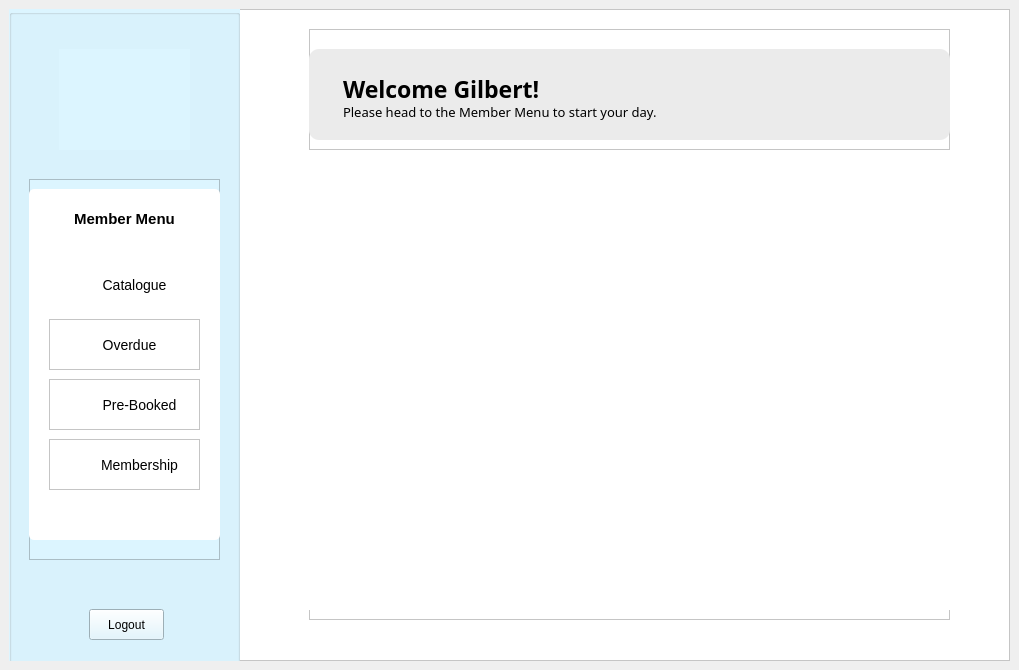
<?xml version="1.0" encoding="UTF-8"?>
<ui version="4.0">
 <class>MemberHome</class>
 <widget class="QMainWindow" name="MemberHome">
  <property name="geometry">
   <rect>
    <x>0</x>
    <y>0</y>
    <width>1019</width>
    <height>670</height>
   </rect>
  </property>
  <property name="windowTitle">
   <string>MainWindow</string>
  </property>
  <widget class="QWidget" name="centralwidget">
   <layout class="QVBoxLayout" name="verticalLayout">
    <item>
     <widget class="QFrame" name="frame">
      <property name="styleSheet">
       <string notr="true">background: white;</string>
      </property>
      <property name="frameShape">
       <enum>QFrame::StyledPanel</enum>
      </property>
      <property name="frameShadow">
       <enum>QFrame::Raised</enum>
      </property>
      <widget class="QGroupBox" name="menuPanel">
       <property name="geometry">
        <rect>
         <x>0</x>
         <y>0</y>
         <width>231</width>
         <height>671</height>
        </rect>
       </property>
       <property name="styleSheet">
        <string notr="true">background: rgb(220, 245, 255);</string>
       </property>
       <property name="title">
        <string/>
       </property>
       <widget class="QLabel" name="logo">
        <property name="geometry">
         <rect>
          <x>50</x>
          <y>40</y>
          <width>131</width>
          <height>101</height>
         </rect>
        </property>
        <property name="text">
         <string/>
        </property>
        <property name="pixmap">
         <pixmap resource="Resources.qrc">:/images/logo.png</pixmap>
        </property>
        <property name="scaledContents">
         <bool>true</bool>
        </property>
       </widget>
       <widget class="QPushButton" name="logout">
        <property name="geometry">
         <rect>
          <x>80</x>
          <y>600</y>
          <width>75</width>
          <height>31</height>
         </rect>
        </property>
        <property name="styleSheet">
         <string notr="true"/>
        </property>
        <property name="text">
         <string>Logout</string>
        </property>
       </widget>
       <widget class="QFrame" name="menu">
        <property name="geometry">
         <rect>
          <x>20</x>
          <y>170</y>
          <width>191</width>
          <height>381</height>
         </rect>
        </property>
        <property name="frameShape">
         <enum>QFrame::StyledPanel</enum>
        </property>
        <property name="frameShadow">
         <enum>QFrame::Raised</enum>
        </property>
        <widget class="QFrame" name="membership_1">
         <property name="geometry">
          <rect>
           <x>20</x>
           <y>260</y>
           <width>151</width>
           <height>51</height>
          </rect>
         </property>
         <property name="styleSheet">
          <string notr="true">background: white;</string>
         </property>
         <property name="frameShape">
          <enum>QFrame::StyledPanel</enum>
         </property>
         <property name="frameShadow">
          <enum>QFrame::Raised</enum>
         </property>
         <widget class="QLabel" name="label_9">
          <property name="geometry">
           <rect>
            <x>10</x>
            <y>10</y>
            <width>31</width>
            <height>31</height>
           </rect>
          </property>
          <property name="text">
           <string/>
          </property>
          <property name="pixmap">
           <pixmap resource="Resources.qrc">:/images/Icons/user.png</pixmap>
          </property>
          <property name="scaledContents">
           <bool>true</bool>
          </property>
         </widget>
         <widget class="QPushButton" name="membership_2">
          <property name="geometry">
           <rect>
            <x>50</x>
            <y>10</y>
            <width>81</width>
            <height>31</height>
           </rect>
          </property>
          <property name="styleSheet">
           <string notr="true">QPushButton {
background: transparent;
font-size: 14px;
border: none;
}

QPushButton:hover {
	color: rgb(124, 204, 241);
}</string>
          </property>
          <property name="text">
           <string>Membership</string>
          </property>
         </widget>
        </widget>
        <widget class="QFrame" name="catalogue_1">
         <property name="geometry">
          <rect>
           <x>20</x>
           <y>80</y>
           <width>151</width>
           <height>51</height>
          </rect>
         </property>
         <property name="styleSheet">
          <string notr="true">background: white;
border-radius: 5px;</string>
         </property>
         <property name="frameShape">
          <enum>QFrame::StyledPanel</enum>
         </property>
         <property name="frameShadow">
          <enum>QFrame::Raised</enum>
         </property>
         <widget class="QLabel" name="label_10">
          <property name="geometry">
           <rect>
            <x>10</x>
            <y>10</y>
            <width>31</width>
            <height>31</height>
           </rect>
          </property>
          <property name="text">
           <string/>
          </property>
          <property name="pixmap">
           <pixmap resource="Resources.qrc">:/images/Icons/books.png</pixmap>
          </property>
          <property name="scaledContents">
           <bool>true</bool>
          </property>
         </widget>
         <widget class="QPushButton" name="catalogue_2">
          <property name="geometry">
           <rect>
            <x>50</x>
            <y>10</y>
            <width>71</width>
            <height>31</height>
           </rect>
          </property>
          <property name="styleSheet">
           <string notr="true">QPushButton {
background: transparent;
font-size: 14px;
border: none;
}

QPushButton:hover {
	color: rgb(124, 204, 241);
}</string>
          </property>
          <property name="text">
           <string>Catalogue</string>
          </property>
          <property name="autoDefault">
           <bool>false</bool>
          </property>
         </widget>
        </widget>
        <widget class="QFrame" name="status_1">
         <property name="geometry">
          <rect>
           <x>20</x>
           <y>200</y>
           <width>151</width>
           <height>51</height>
          </rect>
         </property>
         <property name="styleSheet">
          <string notr="true">background: white;</string>
         </property>
         <property name="frameShape">
          <enum>QFrame::StyledPanel</enum>
         </property>
         <property name="frameShadow">
          <enum>QFrame::Raised</enum>
         </property>
         <widget class="QLabel" name="label_11">
          <property name="geometry">
           <rect>
            <x>10</x>
            <y>10</y>
            <width>31</width>
            <height>31</height>
           </rect>
          </property>
          <property name="text">
           <string/>
          </property>
          <property name="pixmap">
           <pixmap resource="Resources.qrc">:/images/Icons/book.png</pixmap>
          </property>
          <property name="scaledContents">
           <bool>true</bool>
          </property>
         </widget>
         <widget class="QPushButton" name="booked">
          <property name="geometry">
           <rect>
            <x>50</x>
            <y>10</y>
            <width>81</width>
            <height>31</height>
           </rect>
          </property>
          <property name="styleSheet">
           <string notr="true">QPushButton {
background: transparent;
font-size: 14px;
border: none;
}

QPushButton:hover {
	color: rgb(124, 204, 241);
}</string>
          </property>
          <property name="text">
           <string>Pre-Booked</string>
          </property>
         </widget>
        </widget>
        <widget class="QListWidget" name="listWidget_2">
         <property name="geometry">
          <rect>
           <x>0</x>
           <y>10</y>
           <width>191</width>
           <height>351</height>
          </rect>
         </property>
         <property name="styleSheet">
          <string notr="true">background: white;
border-radius: 5px;</string>
         </property>
         <property name="frameShadow">
          <enum>QFrame::Raised</enum>
         </property>
        </widget>
        <widget class="QFrame" name="overdue_1">
         <property name="geometry">
          <rect>
           <x>20</x>
           <y>140</y>
           <width>151</width>
           <height>51</height>
          </rect>
         </property>
         <property name="styleSheet">
          <string notr="true">background: white;</string>
         </property>
         <property name="frameShape">
          <enum>QFrame::StyledPanel</enum>
         </property>
         <property name="frameShadow">
          <enum>QFrame::Raised</enum>
         </property>
         <widget class="QLabel" name="label_12">
          <property name="geometry">
           <rect>
            <x>10</x>
            <y>10</y>
            <width>31</width>
            <height>31</height>
           </rect>
          </property>
          <property name="text">
           <string/>
          </property>
          <property name="pixmap">
           <pixmap resource="Resources.qrc">:/images/Icons/overdue.png</pixmap>
          </property>
          <property name="scaledContents">
           <bool>true</bool>
          </property>
         </widget>
         <widget class="QPushButton" name="overdue">
          <property name="geometry">
           <rect>
            <x>50</x>
            <y>10</y>
            <width>61</width>
            <height>31</height>
           </rect>
          </property>
          <property name="styleSheet">
           <string notr="true">QPushButton {
background: transparent;
font-size: 14px;
border: none;
}

QPushButton:hover {
	color: rgb(124, 204, 241);
}</string>
          </property>
          <property name="text">
           <string>Overdue</string>
          </property>
         </widget>
        </widget>
        <widget class="QLabel" name="label">
         <property name="geometry">
          <rect>
           <x>0</x>
           <y>30</y>
           <width>191</width>
           <height>20</height>
          </rect>
         </property>
         <property name="layoutDirection">
          <enum>Qt::LeftToRight</enum>
         </property>
         <property name="styleSheet">
          <string notr="true">font-weight: bold;
background: white;
font-size: 15px;
</string>
         </property>
         <property name="text">
          <string>Member Menu</string>
         </property>
         <property name="alignment">
          <set>Qt::AlignCenter</set>
         </property>
        </widget>
        <zorder>listWidget_2</zorder>
        <zorder>overdue_1</zorder>
        <zorder>membership_1</zorder>
        <zorder>catalogue_1</zorder>
        <zorder>status_1</zorder>
        <zorder>label</zorder>
       </widget>
      </widget>
      <widget class="QFrame" name="heading">
       <property name="geometry">
        <rect>
         <x>300</x>
         <y>20</y>
         <width>641</width>
         <height>121</height>
        </rect>
       </property>
       <property name="frameShape">
        <enum>QFrame::StyledPanel</enum>
       </property>
       <property name="frameShadow">
        <enum>QFrame::Raised</enum>
       </property>
       <widget class="QPlainTextEdit" name="plainTextEdit_2">
        <property name="geometry">
         <rect>
          <x>0</x>
          <y>20</y>
          <width>641</width>
          <height>91</height>
         </rect>
        </property>
        <property name="styleSheet">
         <string notr="true">background: rgb(235, 235, 235);
border-radius: 10px;</string>
        </property>
        <property name="frameShadow">
         <enum>QFrame::Raised</enum>
        </property>
        <property name="plainText">
         <string/>
        </property>
       </widget>
       <widget class="QPlainTextEdit" name="plainTextEdit_3">
        <property name="geometry">
         <rect>
          <x>30</x>
          <y>40</y>
          <width>411</width>
          <height>41</height>
         </rect>
        </property>
        <property name="styleSheet">
         <string notr="true">font-family: Baloo 2;
font-weight: bold;
font-size: 23px;
background: transparent;</string>
        </property>
        <property name="frameShape">
         <enum>QFrame::NoFrame</enum>
        </property>
        <property name="plainText">
         <string>Welcome Gilbert!</string>
        </property>
       </widget>
       <widget class="QPlainTextEdit" name="plainTextEdit_4">
        <property name="geometry">
         <rect>
          <x>30</x>
          <y>70</y>
          <width>411</width>
          <height>31</height>
         </rect>
        </property>
        <property name="styleSheet">
         <string notr="true">background: transparent;
font-family: Baloo 2;
font-size: 13px;</string>
        </property>
        <property name="frameShape">
         <enum>QFrame::NoFrame</enum>
        </property>
        <property name="plainText">
         <string>Please head to the Member Menu to start your day.</string>
        </property>
       </widget>
      </widget>
      <widget class="QFrame" name="frame_5">
       <property name="geometry">
        <rect>
         <x>300</x>
         <y>180</y>
         <width>641</width>
         <height>431</height>
        </rect>
       </property>
       <property name="frameShape">
        <enum>QFrame::StyledPanel</enum>
       </property>
       <property name="frameShadow">
        <enum>QFrame::Raised</enum>
       </property>
       <widget class="QLabel" name="label_4">
        <property name="geometry">
         <rect>
          <x>0</x>
          <y>0</y>
          <width>651</width>
          <height>421</height>
         </rect>
        </property>
        <property name="styleSheet">
         <string notr="true"/>
        </property>
        <property name="text">
         <string/>
        </property>
        <property name="pixmap">
         <pixmap resource="Resources.qrc">:/images/library.jpg</pixmap>
        </property>
        <property name="scaledContents">
         <bool>true</bool>
        </property>
       </widget>
      </widget>
     </widget>
    </item>
   </layout>
  </widget>
 </widget>
 <resources>
  <include location="Resources.qrc"/>
 </resources>
 <connections/>
</ui>
